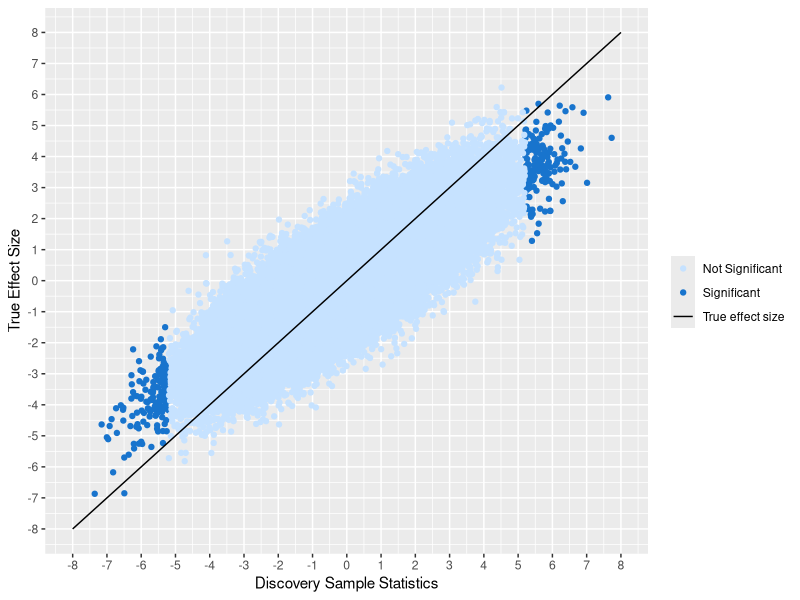
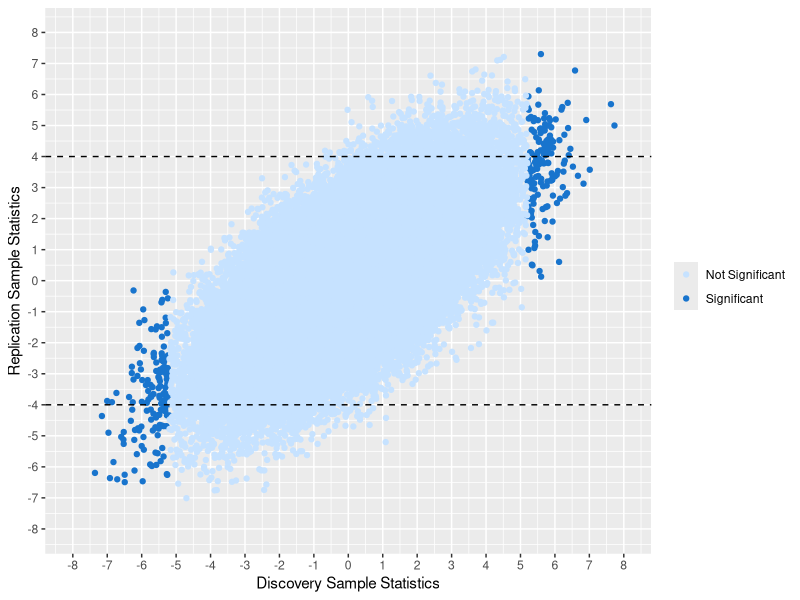
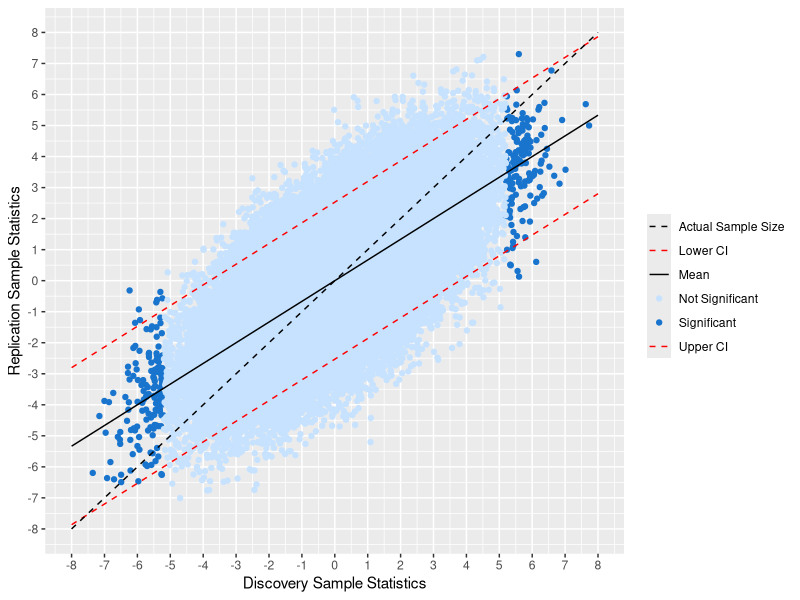
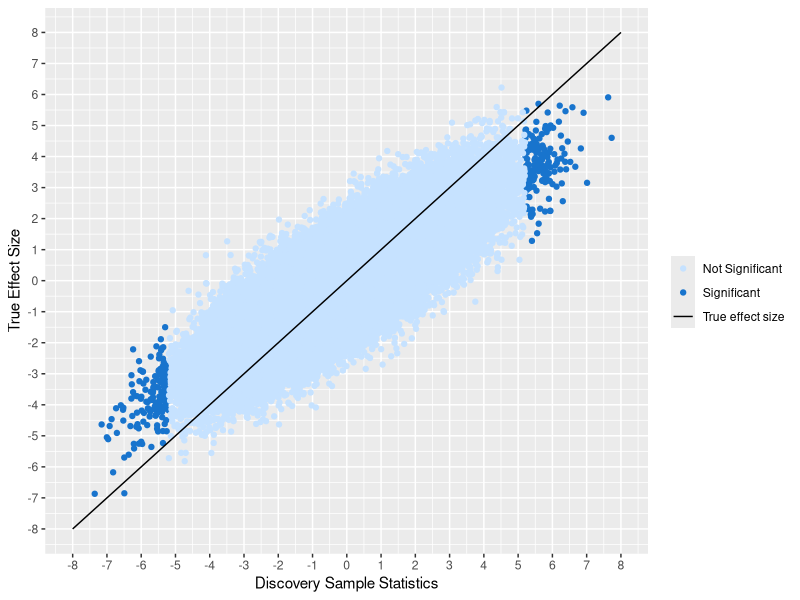
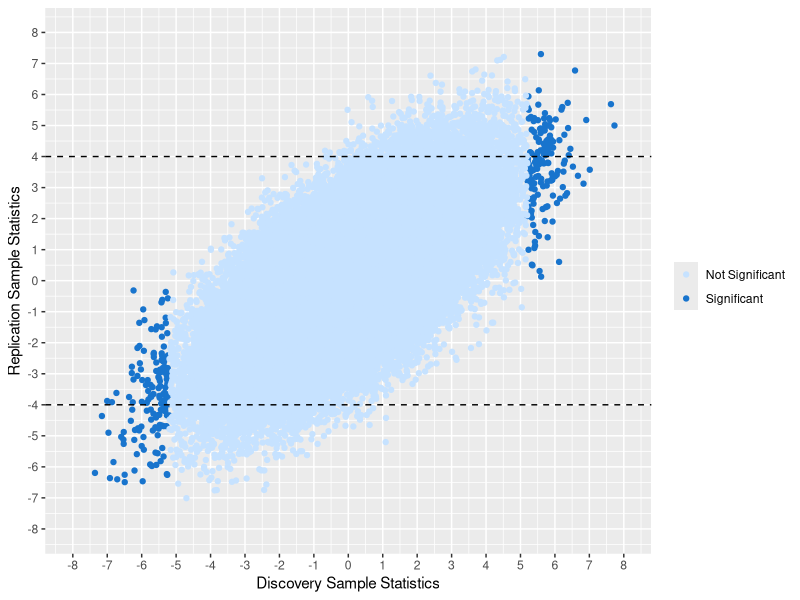
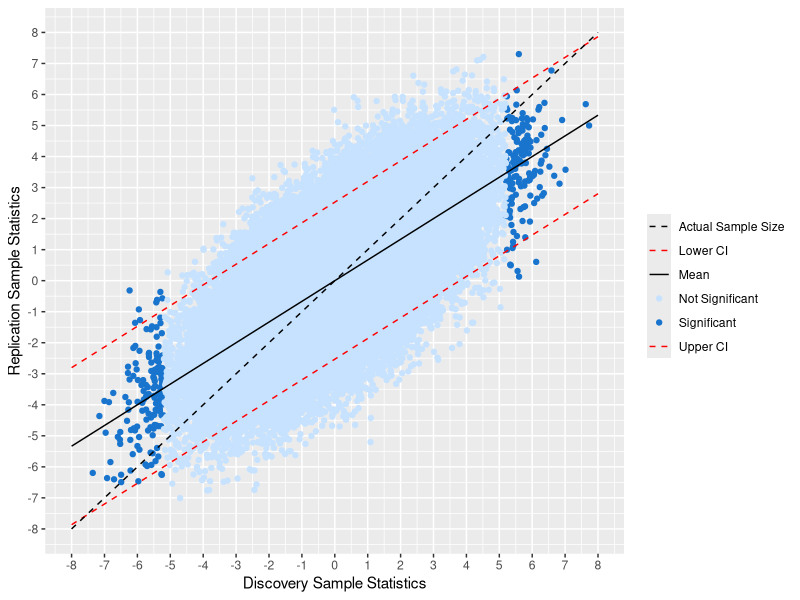

The R script that drew these images, in order:
library(tidyverse)
library(MASS)
library(ggplot2)
library(dplyr)
library(plyr)
library(reshape2)

sigma<-sqrt(2)
M<-100000
sampleSize=10000
lambda <- rnorm(n=M, mean=0, sd=sigma)

results<-matrix(nrow=M, ncol=3)

#mean
calculate_mean<-function(s1){
  sd_S1<-sqrt(1*sigma^2+1)
  sd_S2<-sqrt(1*sigma^2+1)
  mean<-(sqrt(1)*sqrt(1)*sigma^2*s1)/(sd_S1^2)
}

calculate_upperCI<-function(s1){
  sampleS1<-1
  sampleS2<-1
  sd_S1<-sqrt(sampleS1*sigma^2+1)
  sd_S2<-sqrt(sampleS2*sigma^2+1)
  mean<-(sqrt(sampleS1)*sqrt(sampleS2)*sigma^2*s1)/(sd_S1^2)
  var2<-1+((sampleS2*sigma^2)/(sd_S1)^2)
  error <- qnorm(0.975)*sqrt(var2)
  mean+error
}

calculate_lowerCI<-function(s1){
  sampleS1<-1
  sampleS2<-1
  sd_S1<-sqrt(sampleS1*sigma^2+1)
  sd_S2<-sqrt(sampleS2*sigma^2+1)
  mean<-(sqrt(sampleS1)*sqrt(sampleS2)*sigma^2*s1)/(sd_S1^2)
  var2<-1+((sampleS2*sigma^2)/(sd_S1)^2)
  error <- qnorm(0.975)*sqrt(var2)
  return(mean-error)
}

for(i in 1:M){
  results[i,1] = lambda[i]
  results[i,c(2,3)] <- rnorm(n=2,mean=lambda[i],sd=1)
}

results.data=as.data.frame(results)
colnames(results.data)=c("lambda", "s1", "s2")

true_lambda <- function(lambda){
  return(lambda)
}

s1VSlambda<-ggplot()+
  geom_point(data = filter(results.data,s1>5.2 | s1<(-5.2)),mapping = aes(x = s1, y = lambda,color="Significant"))+
  geom_point(data = filter(results.data,s1<5.2 & s1>(-5.2)),mapping = aes(x = s1, y = lambda,color="Not Significant"))+
  scale_y_continuous(breaks=seq(-8, 8, 1), limits=c(-8,8))+
  scale_x_continuous(breaks=seq(-8, 8, 1), limits=c(-8, 8))+
  xlab("Discovery Sample Statistics")+ylab("True Effect Size")+
  labs(colour="Legend")+
  stat_function(fun=true_lambda,geom="line",aes(color="True effect size"))+
  scale_colour_manual(name='',values=c("Significant"="dodgerblue3","Not Significant"="slategray1","True effect size"="black"))
s1VSlambda
ggsave(filename="figure1.jpg")

s1VSs2_4<-ggplot() +
  geom_point(data = filter(results.data, s1>5.2 | s1<(-5.2)), mapping = aes(x=s1, y = s2, color = "Significant"))+
  geom_point(data = filter(results.data, s1<5.2 & s1>(-5.2)), mapping = aes(x=s1, y = s2, color="Not Significant"))+
  geom_hline(yintercept=4, linetype="dashed", color = "black")+
  scale_y_continuous(breaks=seq(-8, 8, 1), limits=c(-8,8))+
  scale_x_continuous(breaks=seq(-8, 8, 1), limits=c(-8, 8))+
  geom_hline(yintercept=-4, linetype="dashed", color = "black")+
  xlab("Discovery Sample Statistics")+ylab("Replication Sample Statistics")+
  theme(legend.position = "right")+
  scale_color_manual(name = element_blank(), # or name = element_blank()
                     values = c("Not Significant"="slategray1", "Significant"="dodgerblue3"))
s1VSs2_4
ggsave(filename="figure2.jpg")

figure3<-ggplot() +
  geom_point(data = filter(results.data, s1>5.2 | s1<(-5.2)), mapping = aes(x=s1, y = s2, color = "Significant"))+
  geom_point(data = filter(results.data, s1<5.2 & s1>(-5.2)), mapping = aes(x=s1, y = s2, color="Not Significant"))+
  # geom_hline(yintercept=4, linetype="dashed", color = "black")+
  scale_y_continuous(breaks=seq(-8, 8, 1), limits=c(-8,8))+
  scale_x_continuous(breaks=seq(-8, 8, 1), limits=c(-8, 8))+
  #geom_hline(yintercept=-4, linetype="dashed", color = "black")+
  xlab("Discovery Sample Statistics")+ylab("Replication Sample Statistics")+
  stat_function(fun=calculate_mean, aes(color="Mean"))+
  stat_function(fun=calculate_lowerCI, linetype = 2, aes(color="Lower CI"))+
  stat_function(fun=calculate_upperCI,linetype = 2, aes(color="Upper CI"))+
  stat_function(fun=true_lambda,linetype = 2, aes(color="Actual Sample Size"))+
  theme(legend.position = "right")+
  scale_color_manual(name = element_blank(), # or name = element_blank()
                     values = c("Not Significant"="slategray1", "Significant"="dodgerblue3", "Mean"="black", "Upper CI"="red", "Lower CI"="red","Actual Sample Size"="black"))
figure3
ggsave(filename="figure3.jpg")